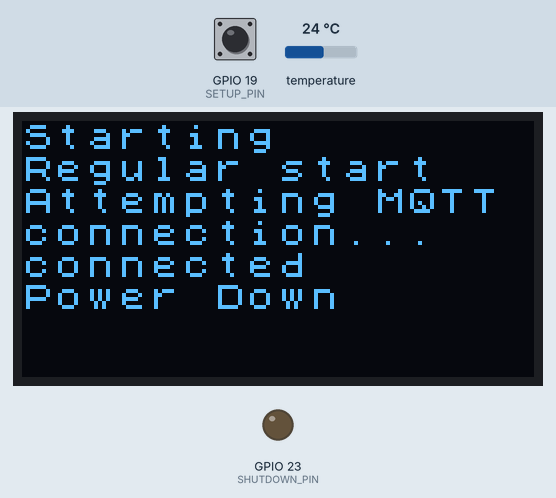
Recording of a sketch running on a simulated ESP32. Parts: 128×64 one-colour display, output pins drawn as LEDs (lit = HIGH). The test bench sets the inputs (shaded band); at power-on: GPIO 19 (SETUP_PIN) LOW, temperature 24 °C. WiFi joins after 1.5 s; servers stay silent unless stated; EEPROM starts erased; no MQTT or app messages arrive unless stated; what the sketch prints to the serial monitor is not drawn.

Above: at 2.1 s.

The sketch:

TempHum_Shutdown_WiFi.ino
```cpp
#include <OneWire.h>
#include <BLEDevice.h>
#include <BLEUtils.h>
#include <BLEServer.h>
#include <WiFi.h>
#include <EEPROM.h>
#include <Preferences.h>
#include <PubSubClient.h>

/* Logging modes:
   0 - no logs
   1 - Serial only
   2 - OLED only
   3 - OLED+Serial
*/
#define LOGGING_MODE 3

//Mqtt names
#define MQTT_CLIENT_NAME "Cool MQTT"
#define MQTT_CLIENT_INTOPIC "intopic"
#define MQTT_CLIENT_OUTTOPIC "outtopic"
//IP of mqtt server in format xxx, xxx, xxx, xxx
#define MQTT_SERVER_IP 127, 0, 0, 1
//MAC address in format 0xXX, 0xXX, 0xXX, 0xXX, 0xXX, 0xXX
#define MQTT_MAC 0xDE, 0xED, 0xBA, 0xFE, 0xFE, 0xED


//BT Defines
#define SERVICE_UUID        "4fafc201-1fb5-459e-8fcc-c5c9c331914b"
#define CHARACTERISTIC_UUID "beb5483e-36e1-4688-b7f5-ea07361b26a8"

//BT Sig
#define BT_SIG_READY "ready"
#define BT_SIG_DONE "done"
#define BT_SIG_RECEIVED "rec"
#define BT_SIG_ERR "err"

//Pins
#define SHUTDOWN_PIN 23   //Pin to send shutdown sig from
#define DS18S20_Pin 17    //Temp sensor
#define SETUP_PIN 19    //if this pin is HIGH on startup, device will enter config mode

//Payload size
#define PAYLOAD_SIZE 4

//Storage defines
#define EEPROM_SSID "ssid"
#define EEPROM_PWD "pwd"

//Oled config
#if LOGGING_MODE >= 2
#include <U8x8lib.h>

//Logging options
#define U8LOG_WIDTH 16
#define U8LOG_HEIGHT 8

uint8_t u8log_buffer[U8LOG_WIDTH * U8LOG_HEIGHT];
U8X8LOG u8x8log;
U8X8_SSD1306_128X64_NONAME_SW_I2C u8x8(/* clock=*/ 15, /* data=*/ 4, /* reset=*/ 16);
#endif

//Wifi Fields
WiFiClient client;
char* ssid;
char* pwd;

//MQTT Fields
byte mac[] = {MQTT_MAC};
IPAddress serverIP(MQTT_SERVER_IP);
PubSubClient mqttClient(client);

static uint8_t* data;   //Data to be sent

OneWire ds(DS18S20_Pin);  // Temp sensor
Preferences preferences;    //Prefs object

//Bluetooth config
BLECharacteristic* creds;
BLEServer* server;
BLEService* service;
BLEAdvertising* advert;

void done();
void log(char* string);
void collectData();
void powerDown();

class Collector: public BLECharacteristicCallbacks {
  public:
    char** current;

    void onWrite(BLECharacteristic *pCharacteristic) {
      std::string value = pCharacteristic->getValue();

      if (current == 0) {
        current = &ssid;
      } else {
        current = &pwd;
      }

      *current = (char*) malloc(value.length());
      (*current)[value.length()] = 0;

      if (value.length() > 0) {
        for (int i = 0; i < value.length(); i++) {
          (*current)[i] = value[i];
        }

      }

      if (current == &pwd) {
        done();
      }
    }
};

void setup(void) {
  pinMode(SETUP_PIN, INPUT);

#if (LOGGING_MODE == 1) || LOGGING_MODE == 3
  Serial.begin(115200);
#endif

#if LOGGING_MODE >= 2
  u8x8.begin();
  u8x8.setFont(u8x8_font_chroma48medium8_r);

  u8x8log.begin(u8x8, U8LOG_WIDTH, U8LOG_HEIGHT, u8log_buffer);
  u8x8log.setRedrawMode(0);    // 0: Update screen with newline, 1: Update screen for every char
#endif

  log("Starting");

  preferences.begin("wifi", false);

  if (digitalRead(SETUP_PIN) == HIGH) {
    log("Config start");

    BLEDevice::init("CoolBluetoothMan");
    server = BLEDevice::createServer();

    service = server->createService(SERVICE_UUID);

    creds = service->createCharacteristic(CHARACTERISTIC_UUID, BLECharacteristic::PROPERTY_READ | BLECharacteristic::PROPERTY_WRITE);

    creds->setCallbacks(new Collector());

    creds->setValue(BT_SIG_READY);


    service->start();

    advert = server->getAdvertising();
    advert->start();
  } else {
    log("Regular start");
    data = (uint8_t*) calloc(PAYLOAD_SIZE, sizeof(uint8_t));    //Allocate the required number of bytes for the payload

    //Max length of ssid and password get allocated
    ssid = (char*) malloc(33);
    pwd = (char*) malloc(65);

    //Get ssid and password strings, and make a copy
    String ssidStr = preferences.getString(EEPROM_SSID);
    memcpy((void*) ssid, (const void*) ssidStr.c_str(), ssidStr.length() + 1);

    String pwdStr = preferences.getString(EEPROM_PWD);
    memcpy((void*) pwd, (const void*) pwdStr.c_str(), pwdStr.length() + 1);


    //Connect to wifi
    wifiConnect(ssid, pwd, 30000);

    //Connect to mqtt
    mqttClient.setServer(serverIP, 1883);

    /*
       PUT THE CODE TO SEND DATA TO SERVER HERE!!!
    */
    collectData();
    mqttSend();
    powerDown();

  }
}

boolean wifiConnect(char* ss, char* pw, long timeout) {
  WiFi.begin(ssid, pwd);

  bool connected = true;
  unsigned long start = millis();

  while (WiFi.status() != WL_CONNECTED) {
    unsigned long current = millis();

    if (current - start > 10000) {
      connected = false;
      break;
    }

    Serial.print(".");
    delay(500);
  }
  Serial.println();

  return connected;
}

/*
   Send data via MQTT
*/
void mqttSend() {

  while (!mqttClient.connected()) {
    log("Attempting MQTT connection...");
    if (mqttClient.connect(MQTT_CLIENT_NAME)) {
      log("connected");

      mqttClient.publish(MQTT_CLIENT_OUTTOPIC, (const char*) data);   //Publish data
      mqttClient.subscribe(MQTT_CLIENT_INTOPIC);
    } else {
      log("Failed to publish.  retrying");

      delay(5000);
    }
  }
}


void loop(void) {

}

void done() {
  log("SSID:");
  log(ssid);
  log("PWD:");
  log(pwd);

  creds->setValue(BT_SIG_RECEIVED);

  log("Connecting");
  advert->stop();
  bool connected = wifiConnect(ssid, pwd, 10000);
  advert->start();

  if (connected) {
    log("Connected");
    creds->setValue(BT_SIG_DONE);

    log("Writing");
    preferences.putString(EEPROM_SSID, ssid);
    preferences.putString(EEPROM_PWD, pwd);
    preferences.end();
    log("Done");
  } else {
    log("Failed to connect");
    creds->setValue(BT_SIG_ERR);
    preferences.end();
  }

  powerDown();
}

//Send power down signal
void powerDown() {
  log("Power Down");
  digitalWrite(SHUTDOWN_PIN, LOW);
  pinMode(SHUTDOWN_PIN, OUTPUT);
}

void collectData() {
  int temp = getTemp();

  int2bytes(getTemp(), (void*) (data));
}

/*
   Convert a floating point number to 4 bytes at the output location provided
   Uses memcopy, so don't have the output location be the same as the location of the input float
*/
void int2bytes(int input, void* outputLocation) {
  memcpy(outputLocation, (void*) &input, sizeof(int));
}

void log(char* string) {
#if (LOGGING_MODE == 1) || (LOGGING_MODE == 3)
  Serial.println(string);
#endif
#if LOGGING_MODE >= 2
  u8x8log.println(string);
#endif
}

//From sensor library example, am not touching
int getTemp() {
  //returns the temperature from one DS18S20 in DEG Celsius
  byte data[12];
  byte addr[8];

  if (!ds.search(addr)) {
    //no more sensors on chain, reset search
    ds.reset_search();
    return -1000;
  }

  ds.reset();
  ds.select(addr);
  ds.write(0x44, 1); // start conversion, with parasite power on at the end

  byte present = ds.reset();
  ds.select(addr);
  ds.write(0xBE); // Read Scratchpad


  for (int i = 0; i < 9; i++) { // we need 9 bytes
    data[i] = ds.read();
  }

  ds.reset_search();

  byte MSB = data[1];
  byte LSB = data[0];

  float tempRead = (int16_t) ((MSB << 8) | LSB);
  float TemperatureSum = tempRead / 16;

  return (int) (TemperatureSum * 1000);

}
```
